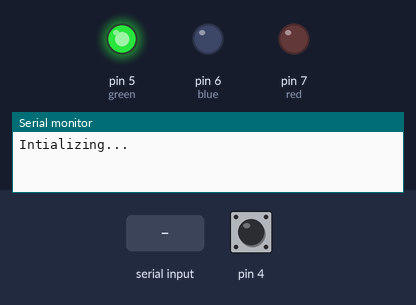
Recording of a sketch running on a simulated Arduino Uno, built with avr-gcc and run on an emulated ATmega328P. Shown: output pins drawn as LEDs (lit = HIGH), the last lines printed to the serial monitor. Inputs (shaded band) come from the test bench; at power-on: pin 4 LOW.

Above: at 1.2 s.
1.3 s: "I" received over the second serial link
At 2.0 s:
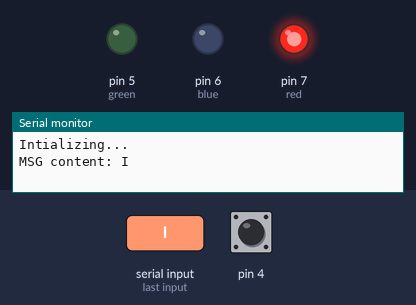
2.8 s: "C" received over the second serial link
At 3.2 s:
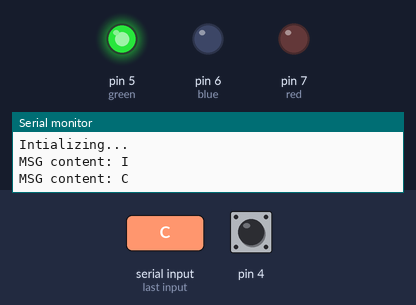
4.3 s: pin 4 pulled HIGH for 3.2 s
At 16.0 s:
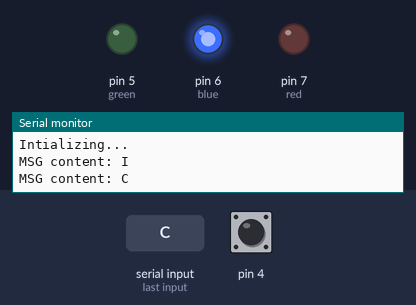
Timing chart, 0 to 17.5 s (numbered marks = the images above; inputs shaded):
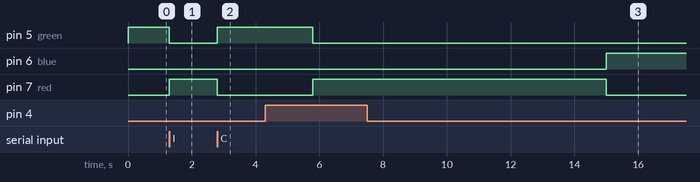

The sketch:

AT_SendReceive.ino
```cpp
#include <SoftwareSerial.h>
SoftwareSerial XBee(2, 3); // RX, TX
#include "Time.h"
#include <SimpleTimer.h>


char id = '4';
char command = 'N';
bool leader = true;
bool infected = false;
int id_list[5];
unsigned long id_time[5] = {0, 0, 0, 0, 0};
unsigned long immune_interval = 0;
//LED Pins
int red=7;
int blue=6;
int green=5;

//Timer
SimpleTimer timer;


void callback()
{
  char buff1[2];
  char buff2[2];

  buff1[0] = id;
  buff1[1] = '\0';
  buff2[0] = command;
  buff2[1] = '\0';;
  //Serial.println(buff1);
  //Serial.println(buff2);
  XBee.write(buff1);
  if (command != 'N') XBee.write(buff2);
  if (command == 'C') command = 'N';

  //Serial.println("******Sent*****");
}

void setup() {
  // put your setup code here, to run once:
  XBee.begin(9600);
  Serial.begin(9600);

  //LED Config
  pinMode(green, OUTPUT);
  pinMode(blue, OUTPUT);
  pinMode(red, OUTPUT);
  pinMode(4, INPUT);

  digitalWrite(green,HIGH);
  digitalWrite(blue,HIGH);
  digitalWrite(red,HIGH);

  //timer
  timer.setInterval(2300, callback);

  infected = false;
  leader = true;
  Serial.println("Intializing...");
  //delay(2000);
}

void loop()
{
  timer.run();

  /*char buff1[2];
  char buff2[2];

  buff1[0] = id;
  buff1[1] = '\0';
  buff2[0] = command;
  buff2[1] = '\0';;
  //Serial.println(buff1);
  //Serial.println(buff2);
  XBee.write(buff1);
  if (command != 'N') XBee.write(buff2);
  delay(1250);*/


  uint8_t msg = 0;

  while (XBee.available())
  {
    msg = XBee.read();
    //Serial.write(msg);
    if (msg == '1' || msg == '2' || msg == '3' || msg == '4' || msg == 'C' || msg == 'I') {

      Serial.print("MSG content: ");
      Serial.write(msg);
      Serial.println("");
      if(msg == '1')
      {
        id_list[1] = 1;
        id_time[1] = millis();
        Serial.println(id_list[1]);
        Serial.println(id_time[1]);
      }
      if(msg == '2')
      {
        id_list[2] = 2;
        id_time[2] = millis();
        Serial.println(id_list[2]);
        Serial.println(id_time[2]);
      }
      if(msg == '3')
      {
        id_list[3] = 3;
        id_time[3] = millis();
        Serial.println(id_list[3]);
        Serial.println(id_time[3]);
      }

      if(msg == '4')
      {
        id_list[4] = 4;
        id_time[4] = millis();
        Serial.println(id_list[4]);
        Serial.println(id_time[4]);
      }
      if (msg == 'C')
      {
        if (!leader) {
          infected = false;
          command = 'C';
          immune_interval = millis() + 3000;
        }
      }
      if (msg == 'I') {
        if (!leader && (immune_interval < millis())) {
          infected = true;
          command = 'I';
        }
      }
  //Serial.println();
    }
  }

  /*Leader Assignment*/
  if (id == '2')
  {
     if (((id_time[1] + 15000) > millis())) {
      if (infected) command = 'I';
      leader = false;
     }
     else {
       leader = true;
       command = 'N';
     }
  }

  else if (id == '3')
  {
    if (((id_time[1] + 15000) > millis()) || ((id_time[2] + 15000) > millis())) {
      if (infected) command = 'I';
      leader = false;
    }
    else {
      command = 'N';
      leader = true;
    }
  }

  else if (id == '4')
  {
    if (((id_time[1] + 15000) > millis()) || ((id_time[2] + 15000) > millis()) || ((id_time[3] + 15000) > millis())) {
      if (infected) command = 'I';
      leader = false;
    }
    else {
      command = 'N';
      leader = true;
    }
  }

  if(leader)
  {
    if(digitalRead(4)) //switchPressed
    {
      command = 'C';
    }
    digitalWrite(blue,HIGH);
    digitalWrite(green,LOW);
    digitalWrite(red,LOW);
  }
  else if(!leader && !infected)
  {
    if(digitalRead(4) && (immune_interval < millis())) //switchPressed
    {
       infected = true;
       command = 'I';
       digitalWrite(blue,LOW);
       digitalWrite(green,LOW);
       digitalWrite(red,HIGH);
    }
    digitalWrite(blue,LOW);
    digitalWrite(green,HIGH);
    digitalWrite(red,LOW);
  }
  else if(!leader && infected)
  {
    digitalWrite(blue,LOW);
    digitalWrite(green,LOW);
    digitalWrite(red,HIGH);
  }
}
```

Measured:
- after the input at 1.3 s, pin 5 (green): HIGH → LOW at once; pin 7 (red): LOW → HIGH at once
- after the input at 2.8 s, pin 5 (green): LOW → HIGH at once; pin 7 (red): HIGH → LOW at once
- after the input at 4.3 s, pin 5 (green): HIGH → LOW after 1.5 s instead of 10.7 s; pin 7 (red): LOW → HIGH after 1.5 s, → LOW 9.2 s later
